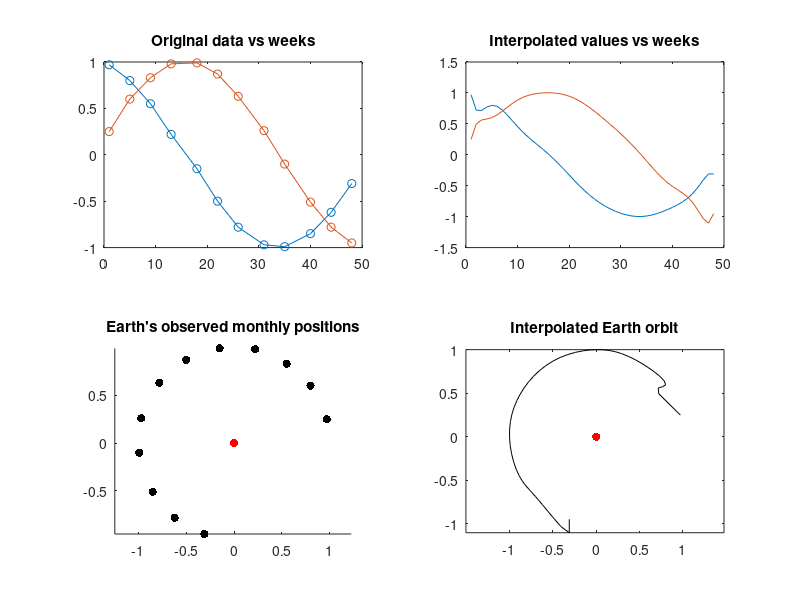

Write the MATLAB code that produced this figure.
clc; clear all;

% Program to plot the position of earth around the sun

% Data for first day of each month
D = [
  0.97 0.25;
  0.80 0.60;
  0.55 0.83;
  0.22 0.98;
  -0.15 0.99;
  -0.50 0.87;
  -0.78 0.63;
  -0.97 0.26;
  -0.99 -0.10;
  -0.85 -0.51;
  -0.62 -0.78;
  -0.31 -0.95;
];

% all the weeks, whose observations are recorded
weeks = [
  1;
  5;
  9;
  13;
  18;
  22;
  26;
  31;
  35;
  40;
  44;
  48;
];

allweeks = 1:1:48;

Xs = D(:,1);
Ys = D(:,2);

% Function to compute the Lagrange basis function value
function l = lagrangeI(X, i, k, x)
  l = 1.0;
  for j = 0:k
    if j ~= i
      l *= (x - X(j+1)) / (X(i+1) - X(j+1));
    endif
  endfor
endfunction

% Compute the interpolating function, for
% given order k, k must be at most O-1, where O is
% the order of the interpolating function
function y = Pk(Y, X, k, x)
  y = 0.0;
  for i = 0:k
    y += Y(i+1) * lagrangeI(X, i, k, x);
  endfor
endfunction

N = length(allweeks);
pXs = zeros(N, 1);
pYs = zeros(N, 1);
for i = 1:N
  pXs(i) = Pk(Xs, weeks, 11, allweeks(i));
  pYs(i) = Pk(Ys, weeks, 11, allweeks(i));
endfor

% Original data points
subplot(2, 2, 3);
scatter(Xs, Ys, 'k', 'filled');
hold on;
scatter(0, 0, 'r', 'filled'); % Sun
title("Earth's observed monthly positions");
axis equal;
hold off;

% Interpolated orbit
subplot(2, 2, 4);
plot(pXs, pYs, 'k-'); % smoother curve
hold on;
scatter(0, 0, 'r', 'filled');
title("Interpolated Earth orbit");
axis equal;
hold off;

% Raw X and Y vs weeks
subplot(2, 2, 1);
plot(weeks, Xs, 'o-');
hold on;
plot(weeks, Ys, 'o-');
title("Original data vs weeks");
hold off;

subplot(2, 2, 2);
plot(allweeks, pXs, '-');
hold on;
plot(allweeks, pYs, '-');
title("Interpolated values vs weeks");
hold off;
